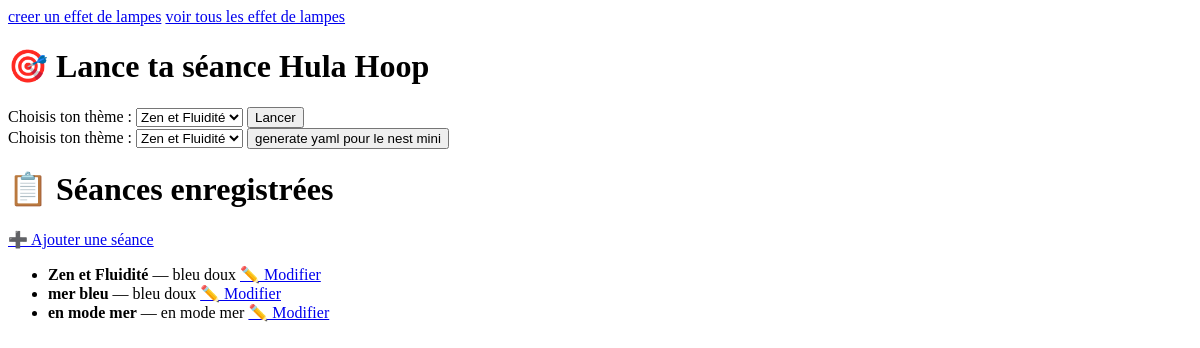
Before: / with the older database file.
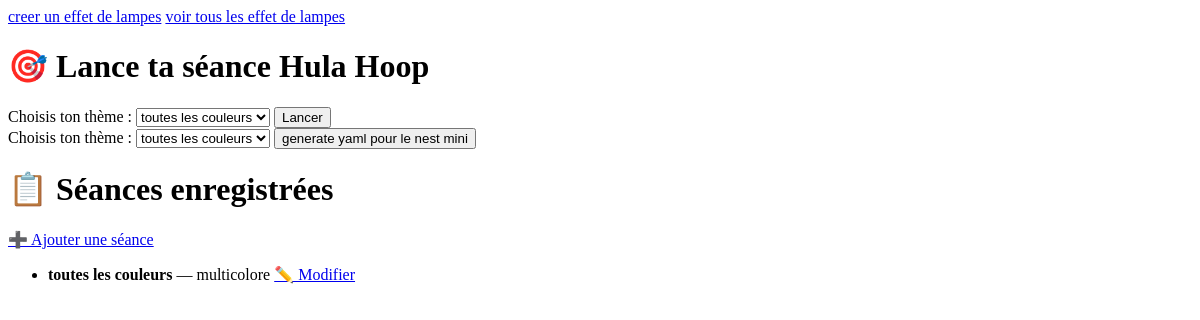
After: the same page with the newer database file.
### tables this page shows
CREATE TABLE seances (
        id INTEGER PRIMARY KEY AUTOINCREMENT,
        theme TEXT,
        nom TEXT,
        musique TEXT,
        lumiere TEXT,
        directions TEXT,
        motivations TEXT,
        nombre_max_tours INTEGER,
        duree_phase INTEGER,
        pas_tours INTEGER,
        repetitions INTEGER,
        nbmintours INTEGER
    );

### app.py (the view, shortened to what this page needs)
@app.route('/', methods=['GET', 'POST'])
def index():
    seances = charger_seances_depuis_db()
    return render_template('index.html', seances=seances, menu=seances)

### app.py (called while the page is built)
def charger_seances_depuis_db():
    rows = get_all_seances()
    seances = {}
    for row in rows:
        theme = row[1]
        seances[theme] = {
            "id": row[0],
            "theme": row[1],
            "nom": row[2],
            "musique": row[3],
            "lumiere": row[4],
            "directions": json.loads(row[5]),
            "motivations": json.loads(row[6]),
            "nombre_max_tours": row[7],
            "duree_phase": row[8],
            "pas_tours": row[9],
            "repetitions": row[10],
            "nbmintours": row[11]
        }
    return seances

### dbseances.py (called while the page is built)
def get_connection():
    return sqlite3.connect(DB_PATH)

def get_all_seances():
    conn = get_connection()
    cursor = conn.cursor()
    cursor.execute("SELECT * FROM seances ORDER BY id ASC")
    seances = cursor.fetchall()
    conn.close()
    return seances

### templates/index.html (shortened to what this page needs)
<!DOCTYPE html>
<html lang="fr">
<head>
</head>
<body>
<a href="/formlamp">creer un effet de lampes</a>
<a href="/effets">voir tous les effet de lampes</a>
    <h1>🎯 Lance ta séance Hula Hoop</h1>
    <form method="post">
        <label for="theme">Choisis ton thème :</label>
        <select name="theme" id="theme">
            {% for key, val in menu.items() %}
                <option value="{{ key }}">{{ val.nom }}</option>
            {% endfor %}
        </select>
        <button type="submit">Lancer</button>
    </form>
    <form method="post" action="/generer_yaml">
        <label for="theme">Choisis ton thème :</label>
        <select name="theme" id="mytheme">
            {% for key, val in menu.items() %}
                <option value="{{ val.id }}">{{ val.nom }}</option>
            {% endfor %}
        </select>
        <button type="submit">generate yaml pour le nest mini</button>
    </form>
<h1>📋 Séances enregistrées</h1>
<a href="{{ url_for('new') }}">➕ Ajouter une séance</a>
<ul>
  {% for s in seances %}
    <li>
      <strong>{{ seances[s]['nom'] }}</strong> — {{ seances[s]['lumiere'] }}
      <a href="{{ url_for('edit', seance_id=seances[s]['id']) }}">✏️ Modifier</a>
    </li>
  {% endfor %}
</ul>
</body>
</html>

Changed rows visible on the page:
removed seances: theme+nom "mer bleu", theme+lumiere "bleu doux"
removed seances: theme+nom "en mode mer", theme+lumiere "en mode mer"
changed seances: theme+nom "Zen et Fluidité" → "toutes les couleurs"; theme+lumiere "bleu doux" → "multicolore"
Other visible differences:
form field theme: "Zen et Fluidité" → "toutes les couleurs"
